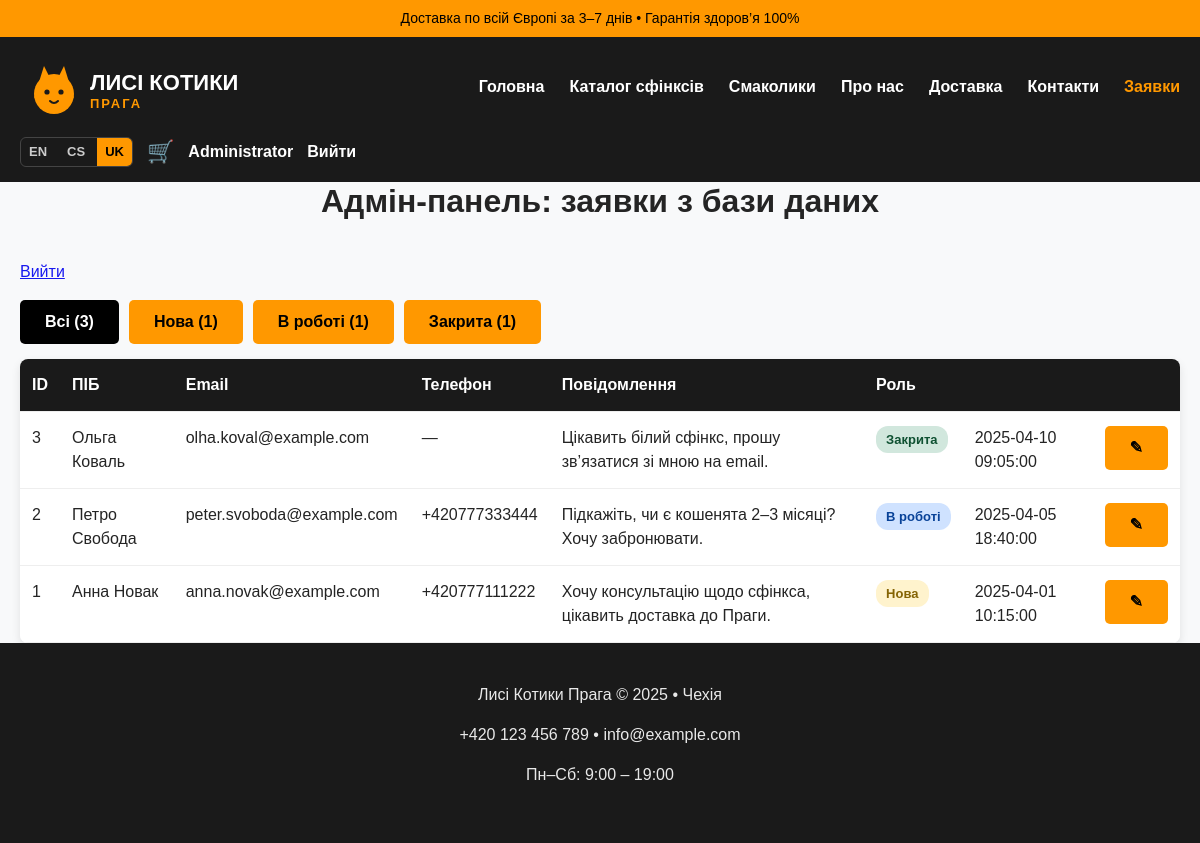
The page /admin_requests.php?lang=uk (signed in) on the database its author committed.
### tables this page shows
CREATE TABLE IF NOT EXISTS users (
    id INT UNSIGNED AUTO_INCREMENT PRIMARY KEY,
    email VARCHAR(190) NOT NULL UNIQUE,
    password_hash VARCHAR(255) NULL,
    name VARCHAR(100) NOT NULL,
    oauth_provider VARCHAR(20) NULL,
    oauth_id VARCHAR(100) NULL,
    role VARCHAR(20) NOT NULL DEFAULT 'user',
    created_at DATETIME NOT NULL DEFAULT CURRENT_TIMESTAMP
);

CREATE TABLE IF NOT EXISTS requests (
    id INT UNSIGNED AUTO_INCREMENT PRIMARY KEY,
    name VARCHAR(100) NOT NULL,
    email VARCHAR(150) NOT NULL,
    phone VARCHAR(20) NULL,
    age VARCHAR(20) NULL,
    color VARCHAR(50) NULL,
    message TEXT NOT NULL,
    consent TINYINT(1) NOT NULL DEFAULT 0,
    status VARCHAR(20) NOT NULL DEFAULT 'new',
    created_at DATETIME NOT NULL DEFAULT CURRENT_TIMESTAMP
);

### config/i18n.php (called while the page is built, shortened)
<?php
function current_locale(): string
{
    return $GLOBALS['__i18n_locale'] ?? DEFAULT_LOCALE;
}
function t(string $key, array $params = []): string
{
    $dict = $GLOBALS['__i18n_dict'] ?? [];
    $fallback = $GLOBALS['__i18n_fallback'] ?? [];
    $value = $dict[$key] ?? $fallback[$key] ?? $key;
    return $value;
}
function te(string $key, array $params = []): string
{
    return htmlspecialchars(t($key, $params), ENT_QUOTES, 'UTF-8');
}
function lang_switch_url(string $locale): string
{
    $params = $_GET;
    $params['lang'] = $locale;
    $path = strtok($_SERVER['REQUEST_URI'] ?? '/', '?');
    return $path . '?' . http_build_query($params);
}
function locale_label(string $locale): string
{
    return match ($locale) {
        'en' => 'EN',
        'cs' => 'CS',
        'uk' => 'UK',
        default => strtoupper($locale),
    };
}

### config/auth.php (called while the page is built, shortened)
<?php
function current_user(): ?UserRecord
{
    if ($GLOBALS['__current_user'] !== false) {
        return $GLOBALS['__current_user'];
    }
    $user = null;
    $userId = $_SESSION['user_id'] ?? null;
    if ($userId !== null && isset($GLOBALS['pdo'])) {
        $repo = new UserRepository($GLOBALS['pdo']);
        $user = $repo->find((int) $userId);
    }
    return $user;
}
function is_admin(): bool
{
    $user = current_user();
    return $user !== null && $user->role === 'admin';
}
function require_admin(): void
{
    if (!is_admin()) {
        header('Location: login.php?next=' . urlencode($_SERVER['REQUEST_URI'] ?? 'admin_requests.php'));
        exit;
    }
}

### src/UserRepository.php (called while the page is built, shortened)
<?php
final class UserRepository
{
    public function find(int $id): ?UserRecord
    {
        $stmt = $this->pdo->prepare('SELECT * FROM users WHERE id = ?');
        $stmt->execute([$id]);
        $row = $stmt->fetch(PDO::FETCH_ASSOC);
        return $row !== false ? UserRecord::fromRow($row) : null;
    }
}

### src/RequestRepository.php (called while the page is built, shortened)
<?php
final class RequestRepository
{
    public function all(?string $status = null, int $limit = 20, int $offset = 0): array
    {
        $sql = 'SELECT * FROM requests';
        $params = [];
        $sql .= ' ORDER BY id DESC LIMIT ? OFFSET ?';
        $stmt = $this->pdo->prepare($sql);
        $position = 1;
        $stmt->bindValue($position++, $limit, PDO::PARAM_INT);
        $stmt->bindValue($position++, $offset, PDO::PARAM_INT);
        $stmt->execute();
        return array_map(
            static fn (array $row): RequestRecord => RequestRecord::fromRow($row),
            $stmt->fetchAll(PDO::FETCH_ASSOC)
        );
    }
    public function count(?string $status = null): int
    {
        $sql = 'SELECT COUNT(*) FROM requests';
        $params = [];
        if ($status !== null) {
            $sql .= ' WHERE status = ?';
            $params[] = $status;
        }
        $stmt = $this->pdo->prepare($sql);
        $stmt->execute($params);
        return (int) $stmt->fetchColumn();
    }
}

### src/RequestStatus.php (called while the page is built, shortened)
<?php
final class RequestStatus
{
    public static function all(): array
    {
        return [self::NEW, self::IN_PROGRESS, self::CLOSED];
    }
}

### config/labels.php (called while the page is built, shortened)
<?php
function request_status_label(string $status): string
{
    return t('status.' . $status);
}

### src/RequestRecord.php (called while the page is built, shortened)
<?php
final class RequestRecord
{
    public static function fromRow(array $row): self
    {
        return new self(
            id: (int) $row['id'],
            name: (string) $row['name'],
            email: (string) $row['email'],
            phone: $row['phone'] !== null ? (string) $row['phone'] : null,
            age: $row['age'] !== null ? (string) $row['age'] : null,
            color: $row['color'] !== null ? (string) $row['color'] : null,
            message: (string) $row['message'],
            consent: (bool) $row['consent'],
            status: (string) ($row['status'] ?? RequestStatus::NEW),
            createdAt: (string) $row['created_at'],
        );
    }
}

### admin_requests.php (the view, shortened to what this page needs)
<?php
require_once __DIR__ . '/config/bootstrap.php';
require_admin();
$repo = new RequestRepository($pdo);
$statusFilter = $_GET['status'] ?? null;
$perPage = 10;
$page = max(1, (int) ($_GET['page'] ?? 1));
$total = $repo->count($statusFilter);
$totalPages = max(1, (int) ceil($total / $perPage));
$page = min($page, $totalPages);
$requests = $repo->all($statusFilter, $perPage, ($page - 1) * $perPage);
function status_query(?string $status, int $page): string
{
    $params = ['page' => $page];
    if ($status !== null) {
        $params['status'] = $status;
    }
    return '?' . http_build_query($params);
}
include __DIR__ . '/includes/header.php';
?>
<h2 class="section-title"><?= te('requests.admin.title') ?></h2>
<p><a href="logout.php"><?= te('nav.logout') ?></a></p>
<div class="status-filters">
    <a href="<?= htmlspecialchars(status_query(null, 1)) ?>" class="button <?= $statusFilter === null ? 'active' : '' ?>"><?= te('requests.all') ?> (<?= $repo->count() ?>)</a>
    <?php foreach (RequestStatus::all() as $status): ?>
        <a href="<?= htmlspecialchars(status_query($status, 1)) ?>" class="button <?= $statusFilter === $status ? 'active' : '' ?>">
            <?= htmlspecialchars(request_status_label($status)) ?> (<?= $repo->count($status) ?>)
        </a>
    <?php endforeach; ?>
</div>
<?php if ($total === 0): ?>
    <div class="card">
        <p><?= te('requests.empty') ?></p>
    </div>
<?php else: ?>
    <div class="card table-card">
        <div class="table-wrapper">
            <table class="data-table">
                <thead>
                <tr>
                    <th>ID</th>
                    <th><?= te('contacts.form.name') ?></th>
                    <th><?= te('contacts.form.email') ?></th>
                    <th><?= te('contacts.form.phone') ?></th>
                    <th><?= te('contacts.form.message') ?></th>
                    <th><?= te('auth.account.role') ?></th>
                    <th>&nbsp;</th>
                    <th>&nbsp;</th>
                </tr>
                </thead>
                <tbody>
                <?php foreach ($requests as $r): ?>
                    <tr>
                        <td><?= $r->id ?></td>
                        <td><?= htmlspecialchars($r->name) ?></td>
                        <td><?= htmlspecialchars($r->email) ?></td>
                        <td><?= htmlspecialchars($r->phone ?? '—') ?></td>
                        <td><?= nl2br(htmlspecialchars($r->message)) ?></td>
                        <td><span class="status-badge status-<?= htmlspecialchars($r->status) ?>"><?= htmlspecialchars(request_status_label($r->status)) ?></span></td>
                        <td><?= htmlspecialchars($r->createdAt) ?></td>
                        <td><a href="edit_request.php?id=<?= $r->id ?>" class="button">✎</a></td>
                    </tr>
                <?php endforeach; ?>
                </tbody>
            </table>
        </div>
    </div>
<?php endif; ?>
<?php include __DIR__ . '/includes/footer.php'; ?>

### includes/header.php (shortened to what this page needs)
<?php
$__user = current_user();
$__cartCount = 0;
if ($__user !== null && isset($GLOBALS['pdo'])) {
    $__cartCount = (new CartRepository($GLOBALS['pdo']))->count($__user->id);
}
?>
<!DOCTYPE html>
<html lang="<?= htmlspecialchars(current_locale()) ?>">
<head>
    <link rel="stylesheet" href="assets/css/style.css">
</head>
<body>
<div class="top-bar"><?= te('common.topbar') ?></div>
<header class="header">
    <div class="container">
        <a href="index.php" class="logo-link">
            <img src="assets/images/logo.svg" alt="<?= te('common.brand') ?>" class="logo">
        </a>
        <nav class="nav">
            <a href="index.php"><?= te('nav.home') ?></a>
            <a href="index.php#catalog"><?= te('nav.catalog') ?></a>
            <a href="treats.php"><?= te('nav.treats') ?></a>
            <a href="about.php"><?= te('nav.about') ?></a>
            <a href="delivery.php"><?= te('nav.delivery') ?></a>
            <a href="contacts.php"><?= te('nav.contacts') ?></a>
            <?php if (is_admin()): ?>
                <a href="admin_requests.php" class="nav-admin"><?= te('nav.requests') ?></a>
            <?php endif; ?>
        </nav>
        <div class="header-actions">
            <div class="lang-switch">
                <?php foreach (SUPPORTED_LOCALES as $__loc): ?>
                    <a href="<?= htmlspecialchars(lang_switch_url($__loc)) ?>"
                       class="lang-link <?= $__loc === current_locale() ? 'active' : '' ?>"><?= htmlspecialchars(locale_label($__loc)) ?></a>
                <?php endforeach; ?>
            </div>
            <?php if ($__user !== null): ?>
                <a href="cart.php" class="cart-link" title="<?= te('nav.cart') ?>">🛒<?php if ($__cartCount > 0): ?><span class="cart-badge"><?= $__cartCount ?></span><?php endif; ?></a>
                <a href="account.php" class="account-link"><?= htmlspecialchars($__user->name) ?></a>
                <a href="logout.php" class="auth-link"><?= te('nav.logout') ?></a>
            <?php else: ?>
                <a href="login.php" class="auth-link"><?= te('nav.login') ?></a>
                <a href="register.php" class="button auth-register"><?= te('nav.register') ?></a>
            <?php endif; ?>
        </div>
    </div>
</header>
<main class="container">

### assets/css/style.css (style rules this page uses)
* { box-sizing: border-box; }
body { margin: 0; font-family: Arial, sans-serif; line-height: 1.5; color: #242424; background: #f8f9fa; }
h1, h2, h3 { margin: 0 0 16px; line-height: 1.2; font-weight: bold; }
p { margin: 0 0 16px; opacity: 0.9; }
.container { max-width: 1200px; margin: 0 auto; padding: 0 20px; }
.section-title { text-align: center; margin-bottom: 40px; font-size: 32px; }
.top-bar { background: #ff9800; color: #000; text-align: center; padding: 8px; font-size: 14px; }
.header { background: #1a1a1a; color: white; padding: 15px 0; }
.header .container { display: flex; align-items: center; justify-content: space-between; flex-wrap: wrap; gap: 20px; }
.logo { height: 70px; }
.nav { display: flex; gap: 25px; }
.nav a { color: white; text-decoration: none; font-weight: bold; white-space: nowrap; }
.button { background: #ff9800; color: #000; padding: 10px 25px; text-decoration: none; font-weight: bold; border-radius: 5px; white-space: nowrap; display: inline-block; }
.card, .cat-card, .service-card, .benefit-card, .step { background: white; border-radius: 8px; padding: 20px; box-shadow: 0 4px 10px rgba(0,0,0,0.1); text-align: center; }
.header .container { flex-direction: column; align-items: center; gap: 15px; text-align: center; }
.nav { flex-direction: column; gap: 8px; width: 100%; text-align: center; }
@media (min-width: 768px) { .header .container { flex-direction: row; justify-content: space-between; align-items: center; } }
@media (min-width: 768px) { .nav { flex-direction: row; gap: 25px; width: auto; } }
.status-filters { display: flex; flex-wrap: wrap; gap: 10px; margin: 15px 0; }
.button.active { background: #000; color: #fff; }
.status-badge { display: inline-block; padding: 4px 10px; border-radius: 12px; font-size: 13px; font-weight: bold; white-space: nowrap; }
.status-new { background: #fff3cd; color: #856404; }
.status-in_progress { background: #cfe2ff; color: #084298; }
.status-closed { background: #d1e7dd; color: #0f5132; }
.table-card { padding: 0; overflow: hidden; }
.table-wrapper { overflow-x: auto; }
.data-table { width: 100%; border-collapse: collapse; background: #fff; }
.data-table th, .data-table td { padding: 14px 12px; border-bottom: 1px solid #eee; text-align: left; vertical-align: top; }
.data-table th { background: #1a1a1a; color: #fff; position: sticky; top: 0; }
.data-table td:last-child, .data-table th:last-child { white-space: nowrap; }
.header-actions { display: flex; align-items: center; gap: 14px; flex-wrap: wrap; justify-content: center; }
.logo-link { display: inline-block; line-height: 0; }
.lang-switch { display: flex; gap: 4px; border: 1px solid #444; border-radius: 6px; overflow: hidden; }
.lang-link { color: #ccc; text-decoration: none; font-weight: bold; font-size: 13px; padding: 4px 8px; }
.lang-link.active { background: #ff9800; color: #000; }
.header-actions .auth-link, .header-actions .account-link { color: #fff; text-decoration: none; font-weight: bold; white-space: nowrap; }
.cart-link { position: relative; font-size: 22px; text-decoration: none; line-height: 1; }
.nav-admin { color: #ff9800 !important; }

### rows shown on the page
users: name "Administrator"
requests: id "3", name "Ольга Коваль", email "olha.koval@example.com", phone "—", message "Цікавить білий сфінкс, прошу зв’язатися зі мною на email.", status "Закрита", created_at "2025-04-10 09:05:00"
requests: id "2", name "Петро Свобода", email "peter.svoboda@example.com", phone "+420777333444", message "Підкажіть, чи є кошенята 2–3 місяці? Хочу забронювати.", status "В роботі", created_at "2025-04-05 18:40:00"
requests: id "1", name "Анна Новак", email "anna.novak@example.com", phone "+420777111222", message "Хочу консультацію щодо сфінкса, цікавить доставка до Праги.", status "Нова", created_at "2025-04-01 10:15:00"

### other values the page prints
te('common.topbar') "Доставка по всій Європі за 3–7 днів • Гарантія здоров’я 100%"
te('nav.home') "Головна"
te('nav.catalog') "Каталог сфінксів"
te('nav.treats') "Смаколики"
te('nav.about') "Про нас"
te('nav.delivery') "Доставка"
te('nav.contacts') "Контакти"
te('nav.requests') "Заявки"
locale_label($__loc) "EN"
locale_label($__loc) "CS"
locale_label($__loc) "UK"
te('nav.logout') "Вийти"
te('requests.admin.title') "Адмін-панель: заявки з бази даних"
te('requests.all') "Всі"
$repo->count() "3"
